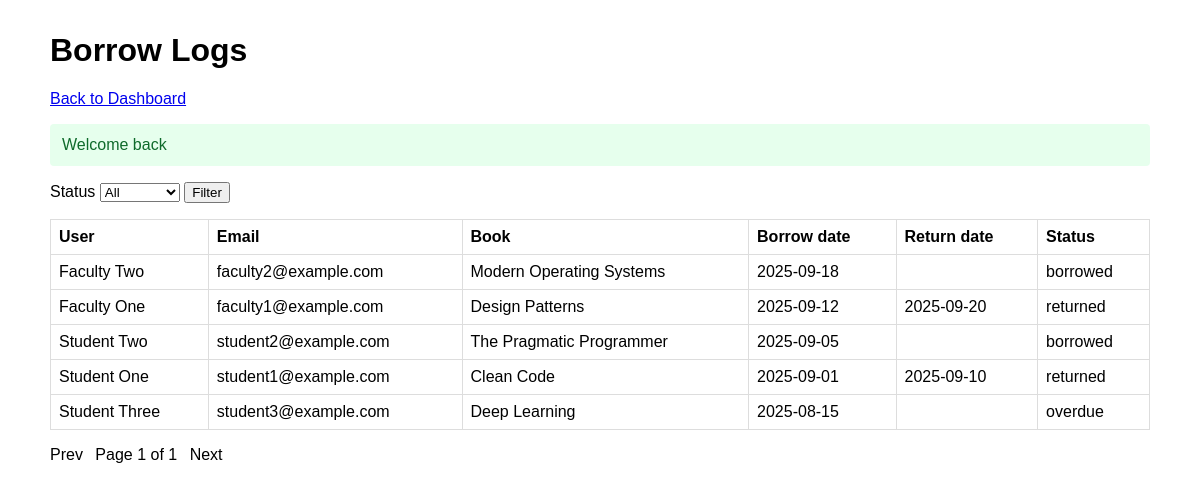
The page /admin/borrow_logs.php (signed in) on the database its author committed.
### tables this page shows
CREATE TABLE IF NOT EXISTS borrow_records (
	record_id INT AUTO_INCREMENT PRIMARY KEY,
	user_id INT NOT NULL,
	book_id INT NOT NULL,
	borrow_date DATE NOT NULL,
	return_date DATE NULL,
	status ENUM('borrowed','returned','overdue') NOT NULL DEFAULT 'borrowed',
	CONSTRAINT fk_borrow_user FOREIGN KEY (user_id) REFERENCES users(user_id) ON DELETE CASCADE,
	CONSTRAINT fk_borrow_book FOREIGN KEY (book_id) REFERENCES books(book_id) ON DELETE CASCADE
);

CREATE TABLE IF NOT EXISTS users (
	user_id INT AUTO_INCREMENT PRIMARY KEY,
	name VARCHAR(100) NOT NULL,
	email VARCHAR(120) NOT NULL UNIQUE,
	password_hash VARCHAR(255) NOT NULL,
	role ENUM('student','faculty','admin') NOT NULL DEFAULT 'student',
	created_at TIMESTAMP DEFAULT CURRENT_TIMESTAMP
);

CREATE TABLE IF NOT EXISTS books (
	book_id INT AUTO_INCREMENT PRIMARY KEY,
	title VARCHAR(200) NOT NULL,
	author VARCHAR(150) NOT NULL,
	category VARCHAR(100) NOT NULL,
	cover_url VARCHAR(255) NULL,
	availability TINYINT(1) NOT NULL DEFAULT 1,
	created_at TIMESTAMP DEFAULT CURRENT_TIMESTAMP,
	INDEX idx_books_search (title, author, category)
);

### includes/functions.php (called while the page is built, shortened)
<?php
function h(string $str): string {
	return htmlspecialchars($str, ENT_QUOTES, 'UTF-8');
}
function get_flash(string $key): ?string {
	if (!isset($_SESSION['flash'][$key])) {
		return null;
	}
	$msg = (string)$_SESSION['flash'][$key];
	return $msg;
}

### admin/borrow_logs.php (the view, shortened to what this page needs)
<?php
require_once __DIR__ . '/../includes/functions.php';
$pdo = db();
$status = isset($_GET['status']) ? (string)$_GET['status'] : 'all';
$perPage = 20;
$page = isset($_GET['page']) ? max(1, (int)$_GET['page']) : 1;
$offset = ($page - 1) * $perPage;
$where = '';
$params = [];
$sqlCount = 'SELECT COUNT(*) AS cnt FROM borrow_records br JOIN users u ON u.user_id=br.user_id JOIN books b ON b.book_id=br.book_id ' . $where;
$stmt = $pdo->prepare($sqlCount);
$stmt->execute($params);
$total = (int)$stmt->fetch()['cnt'];
$totalPages = max(1, (int)ceil($total / $perPage));
$sql = 'SELECT br.record_id, u.name AS user_name, u.email, b.title AS book_title, br.borrow_date, br.return_date, br.status
	FROM borrow_records br
	JOIN users u ON u.user_id = br.user_id
	JOIN books b ON b.book_id = br.book_id
	' . $where . '
	ORDER BY br.borrow_date DESC, br.record_id DESC
	LIMIT ? OFFSET ?';
$stmt = $pdo->prepare($sql);
$idx = 1;
$stmt->bindValue($idx++, $perPage, PDO::PARAM_INT);
$stmt->bindValue($idx++, $offset, PDO::PARAM_INT);
$stmt->execute();
$rows = $stmt->fetchAll();
$qs = $_GET; unset($qs['page']); $baseQuery = http_build_query($qs);
$success = get_flash('success');
?>
<!DOCTYPE html>
<html lang="en">
<head>
</head>
<body>
<div class="container">
	<h1><?php echo h('Borrow Logs'); ?></h1>
	<a href="dashboard.php"><?php echo h('Back to Dashboard'); ?></a>
	<?php if ($success): ?><div class="flash success"><?php echo h($success); ?></div><?php endif; ?>
	<form method="get" class="filters">
		<label><?php echo h('Status'); ?>
			<select name="status">
				<option value="all" <?php echo $status==='all'?'selected':''; ?>><?php echo h('All'); ?></option>
			</select>
		</label>
		<button type="submit"><?php echo h('Filter'); ?></button>
	</form>
	<table>
		<thead>
			<tr>
				<th><?php echo h('User'); ?></th>
				<th><?php echo h('Email'); ?></th>
				<th><?php echo h('Book'); ?></th>
				<th><?php echo h('Borrow date'); ?></th>
				<th><?php echo h('Return date'); ?></th>
				<th><?php echo h('Status'); ?></th>
			</tr>
		</thead>
		<tbody>
		<?php if (empty($rows)): ?>
			<tr><td colspan="6"><?php echo h('No records found'); ?></td></tr>
		<?php else: ?>
			<?php foreach ($rows as $r): ?>
			<tr>
				<td><?php echo h($r['user_name']); ?></td>
				<td><?php echo h($r['email']); ?></td>
				<td><?php echo h($r['book_title']); ?></td>
				<td><?php echo h($r['borrow_date']); ?></td>
				<td><?php echo h($r['return_date'] ?? ''); ?></td>
				<td><?php echo h($r['status']); ?></td>
			</tr>
			<?php endforeach; ?>
		<?php endif; ?>
		</tbody>
	</table>
	<div class="pagination">
		<?php if ($page > 1): ?>
			<a href="?<?php echo h($baseQuery . ($baseQuery? '&':'') . 'page=' . ($page-1)); ?>"><?php echo h('Prev'); ?></a>
		<?php else: ?><span><?php echo h('Prev'); ?></span><?php endif; ?>
		<span><?php echo h("Page {$page} of {$totalPages}"); ?></span>
		<?php if ($page < $totalPages): ?>
			<a href="?<?php echo h($baseQuery . ($baseQuery? '&':'') . 'page=' . ($page+1)); ?>"><?php echo h('Next'); ?></a>
		<?php else: ?><span><?php echo h('Next'); ?></span><?php endif; ?>
	</div>
</div>
</body>
</html>

### admin/borrow_logs.php (style rules this page uses)
body { font-family: Arial, sans-serif; margin: 2rem; }
.container { max-width: 1100px; margin: 0 auto; }
.flash { padding: .75rem; margin-bottom: 1rem; border-radius: 4px; }
.flash.success { background: #e6ffed; color: #0f6b2b; }
form.filters { margin-bottom: 1rem; }
table { border-collapse: collapse; width: 100%; }
th, td { border: 1px solid #ddd; padding: .5rem; text-align: left; }
.pagination { margin-top: 1rem; }
.pagination a, .pagination span { margin-right: .5rem; }
a { display:inline-block; margin-bottom:1rem; }

### rows shown on the page
borrow_records: user.name "Faculty Two", user.email "faculty2@example.com", book.title "Modern Operating Systems", borrow_date "2025-09-18", status "borrowed"
borrow_records: user.name "Faculty One", user.email "faculty1@example.com", book.title "Design Patterns", borrow_date "2025-09-12", return_date "2025-09-20", status "returned"
borrow_records: user.name "Student Two", user.email "student2@example.com", book.title "The Pragmatic Programmer", borrow_date "2025-09-05", status "borrowed"
borrow_records: user.name "Student One", user.email "student1@example.com", book.title "Clean Code", borrow_date "2025-09-01", return_date "2025-09-10", status "returned"
borrow_records: user.name "Student Three", user.email "student3@example.com", book.title "Deep Learning", borrow_date "2025-08-15", status "overdue"

### other values the page prints
$success "Welcome back"
form field status "All"
